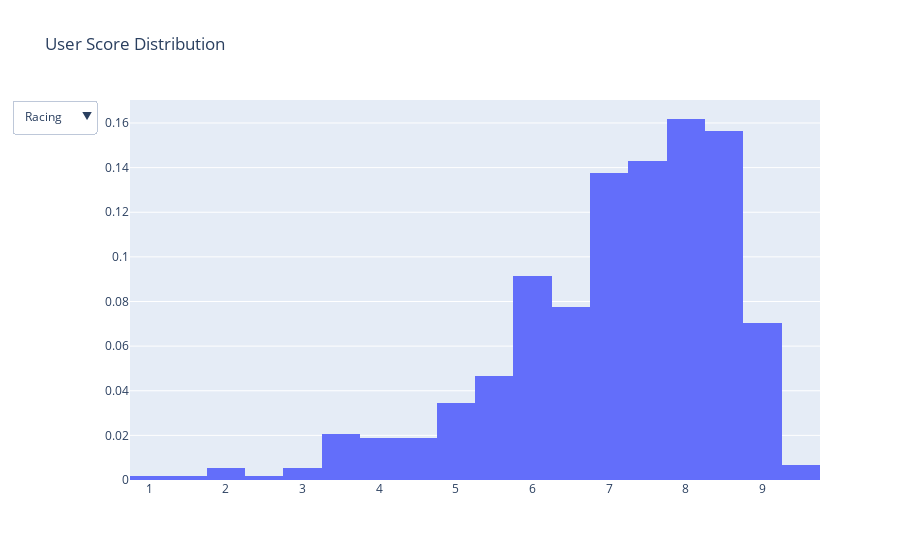

Notebook code for this chart:
### Markdown cell above
В plotly есть возможность делать графики в drop down menus, когда в зависимости от выбранного среза будут отображаться различные графики. Давайте построим __гистораммы распределений оценок пользователей по жанрам__.

### Code cell
traces = []
for genre in ['Racing', 'Shooter', 'Sports', 'Action']:
    traces.append(
        go.Histogram(
            x=df[df.Genre == genre].User_Score,
            histnorm='probability', 
            name = genre, 
            visible = (genre == 'Racing'))
    )
    
layout = go.Layout(
    title='User Score Distribution',
    updatemenus=list([
        dict(
            x=-0.05,
            y=1,
            yanchor='top',
            buttons=list([
                dict(
                    args=['visible', [True] + [False]*3],
                    label='Racing',
                    method='restyle'
                ),
                dict(
                    args=['visible', [False] + [True] + [False]*2],
                    label='Shooter',
                    method='restyle'
                ),
                dict(
                    args=['visible', [False]*2 + [True] + [False]],
                    label='Sports',
                    method='restyle'
                ),
                dict(
                    args=['visible', [False]*3 + [True]],
                    label='Action',
                    method='restyle'
                )
            ]),
        )
    ]),
)

fig = {'data': traces, 'layout': layout}
iplot(fig, show_link=False)

### Figure 1 — Plotly figure (JSON) as saved in the notebook; plotly's stock layout.template omitted (floating-point values rounded to 4 significant figures; data arrays with more than 128 entries replaced by an {"elided": "..."} marker saying what was removed)
{"data": [{"histnorm": "probability", "name": "Racing", "type": "histogram", "visible": true, "x": {"elided": "581 float values"}}, {"histnorm": "probability", "name": "Shooter", "type": "histogram", "visible": false, "x": {"elided": "864 float values"}}, {"histnorm": "probability", "name": "Sports", "type": "histogram", "visible": false, "x": {"elided": "943 float values"}}, {"histnorm": "probability", "name": "Action", "type": "histogram", "visible": false, "x": {"elided": "1630 float values"}}], "layout": {"title": {"text": "User Score Distribution"}, "updatemenus": [{"buttons": [{"args": ["visible", [true, false, false, false]], "label": "Racing", "method": "restyle"}, {"args": ["visible", [false, true, false, false]], "label": "Shooter", "method": "restyle"}, {"args": ["visible", [false, false, true, false]], "label": "Sports", "method": "restyle"}, {"args": ["visible", [false, false, false, true]], "label": "Action", "method": "restyle"}], "x": -0.05, "y": 1, "yanchor": "top"}]}}
